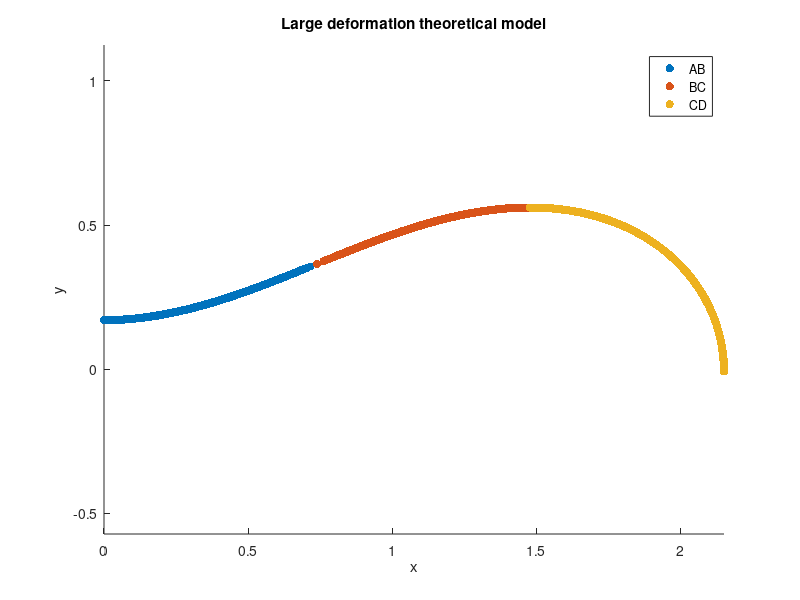

This chart was generated by the following MATLAB code: (Note: this script raises an error after producing the figure.)
% Xianhong Meng et al 2013 J. Phys. D: Appl. Phys. 46 055308
clear
clc

EI=1.4; %eV.bending stiffness
d=0.34; %nm. interlayer distance between parallel region
gamma=1.45; %binding energy. per unit area of graphene. 𝑒𝑉/𝑛𝑚^2

L=2.5; %optimal half length of curved region. nm
Ltot=11; %total length=2(L+L0).nm
k0=1.02;
k1=1.95;
%% Plot profile from eqs.(14)

disp('With optimal state k0=1.02 k1=1.95')

f1=@(theta) cos(theta)./sqrt(k0.^2-sin(theta).*(k1.^2-k0.^2));
f2=@(theta) sin(theta)./sqrt(k0.^2-sin(theta).*(k1.^2-k0.^2));
theta1=asin(k0^2./(k1.^2-k0.^2));

profile1=[];
ii=1;
for ktheta=linspace(0,theta1,1000)
xAB=real(integral(f1,0,ktheta));
yAB=d/2+real(integral(f2,0,ktheta));
profile1(ii,:)=[xAB yAB];
ii=ii+1;
end

profile2=[];
ii=1;
for ktheta=linspace(theta1,0,1000)
xBC=real(integral(f1,0,theta1)+...
    integral(f1,ktheta,theta1));
yBC=d/2+real(integral(f2,0,theta1)+...
    integral(f2,ktheta,theta1));
profile2(ii,:)=[xBC yBC];
ii=ii+1;
end

profile3=[];
ii=1;
for ktheta=linspace(0,-pi/2,1000)
xCD=real(2*integral(f1,0,theta1)-...
    integral(f1,0,ktheta));
yCD=d/2+real(2*integral(f2,0,theta1)-...
    integral(f2,0,ktheta));
profile3(ii,:)=[xCD yCD];
ii=ii+1;
end


scatter(profile1(:,1),profile1(:,2),'filled')
hold on
scatter(profile2(:,1),profile2(:,2),'filled')
scatter(profile3(:,1),profile3(:,2),'filled')
axis equal
legend('AB','BC','CD')
xlabel('x')
ylabel('y')
title('Large deformation theoretical model')
ax=gca;
ax.FontSize=15;
ax.FontName='Arial';
ax.FontWeight='bold';